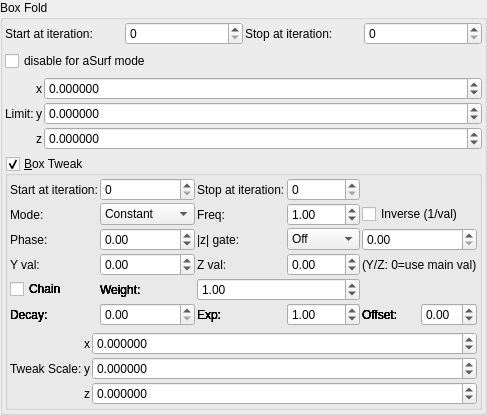
    <widget class="QGroupBox" name="groupBox">
     <property name="title">
      <string>Box Fold</string>
     </property>
     <layout class="QVBoxLayout" name="verticalLayout_4">
      <property name="leftMargin">
       <number>2</number>
      </property>
      <property name="topMargin">
       <number>2</number>
      </property>
      <property name="rightMargin">
       <number>2</number>
      </property>
      <property name="bottomMargin">
       <number>2</number>
      </property>
      <item>
       <layout class="QGridLayout" name="gridLayout_79">
        <property name="spacing">
         <number>2</number>
        </property>
        <item row="2" column="3">
         <widget class="MySpinBox" name="spinboxInt_transf_stop_iterations_A">
          <property name="sizePolicy">
           <sizepolicy hsizetype="Preferred" vsizetype="Maximum">
            <horstretch>0</horstretch>
            <verstretch>0</verstretch>
           </sizepolicy>
          </property>
          <property name="maximum">
           <number>999</number>
          </property>
         </widget>
        </item>
        <item row="2" column="1">
         <widget class="MySpinBox" name="spinboxInt_transf_start_iterations_A">
          <property name="sizePolicy">
           <sizepolicy hsizetype="Minimum" vsizetype="Maximum">
            <horstretch>0</horstretch>
            <verstretch>0</verstretch>
           </sizepolicy>
          </property>
          <property name="minimum">
           <number>0</number>
          </property>
          <property name="maximum">
           <number>999</number>
          </property>
          <property name="value">
           <number>0</number>
          </property>
         </widget>
        </item>
        <item row="2" column="2">
         <widget class="QLabel" name="label_51">
          <property name="text">
           <string>Stop at iteration:</string>
          </property>
         </widget>
        </item>
        <item row="2" column="0">
         <widget class="QLabel" name="label_71">
          <property name="text">
           <string>Start at iteration:</string>
          </property>
         </widget>
        </item>
       </layout>
      </item>
      <item>
       <widget class="MyCheckBox" name="checkBox_transf_function_enabled">
        <property name="text">
         <string notr="true">disable for aSurf mode</string>
        </property>
       </widget>
      </item>
      <item>
       <layout class="QGridLayout" name="gridLayout_64" columnstretch="0,0,0,1">
        <property name="spacing">
         <number>2</number>
        </property>
        <item row="3" column="2">
         <widget class="QLabel" name="label_124">
          <property name="text">
           <string notr="true">z</string>
          </property>
         </widget>
        </item>
        <item row="1" column="2">
         <widget class="QLabel" name="label_123">
          <property name="text">
           <string notr="true">x</string>
          </property>
         </widget>
        </item>
        <item row="1" column="3">
         <widget class="MyDoubleSpinBox" name="spinbox3_transf_addition_constant_111_x">
          <property name="sizePolicy">
           <sizepolicy hsizetype="Minimum" vsizetype="Maximum">
            <horstretch>0</horstretch>
            <verstretch>0</verstretch>
           </sizepolicy>
          </property>
          <property name="prefix">
           <string/>
          </property>
          <property name="decimals">
           <number>6</number>
          </property>
          <property name="minimum">
           <double>-99.989999999999995</double>
          </property>
          <property name="singleStep">
           <double>0.100000000000000</double>
          </property>
         </widget>
        </item>
        <item row="2" column="3">
         <widget class="MyDoubleSpinBox" name="spinbox3_transf_addition_constant_111_y">
          <property name="sizePolicy">
           <sizepolicy hsizetype="Minimum" vsizetype="Maximum">
            <horstretch>0</horstretch>
            <verstretch>0</verstretch>
           </sizepolicy>
          </property>
          <property name="decimals">
           <number>6</number>
          </property>
          <property name="minimum">
           <double>-99.989999999999995</double>
          </property>
          <property name="maximum">
           <double>99.989999999999995</double>
          </property>
          <property name="singleStep">
           <double>0.100000000000000</double>
          </property>
         </widget>
        </item>
        <item row="2" column="2">
         <widget class="QLabel" name="label_122">
          <property name="text">
           <string notr="true">y</string>
          </property>
         </widget>
        </item>
        <item row="3" column="3">
         <widget class="MyDoubleSpinBox" name="spinbox3_transf_addition_constant_111_z">
          <property name="sizePolicy">
           <sizepolicy hsizetype="Minimum" vsizetype="Maximum">
            <horstretch>0</horstretch>
            <verstretch>0</verstretch>
           </sizepolicy>
          </property>
          <property name="decimals">
           <number>6</number>
          </property>
          <property name="minimum">
           <double>-99.989999999999995</double>
          </property>
          <property name="maximum">
           <double>99.989999999999995</double>
          </property>
          <property name="singleStep">
           <double>0.100000000000000</double>
          </property>
         </widget>
        </item>
        <item row="2" column="1">
         <widget class="QLabel" name="label_257">
          <property name="text">
           <string>Limit:</string>
          </property>
         </widget>
        </item>
       </layout>
      </item>
      <item>
       <widget class="MyGroupBox" name="groupCheck_transf_function_enabled_false">
        <property name="font">
         <font>
          <weight>50</weight>
          <bold>false</bold>
         </font>
        </property>
        <property name="title">
         <string>&amp;Box Tweak</string>
        </property>
        <property name="checkable">
         <bool>true</bool>
        </property>
        <layout class="QVBoxLayout" name="verticalLayout_5">
         <property name="leftMargin">
          <number>2</number>
         </property>
         <property name="topMargin">
          <number>2</number>
         </property>
         <property name="rightMargin">
          <number>2</number>
         </property>
         <property name="bottomMargin">
          <number>2</number>
         </property>
         <item>
          <layout class="QGridLayout" name="gridLayout_73">
           <property name="spacing">
            <number>2</number>
           </property>
           <item row="0" column="1">
            <widget class="MySpinBox" name="spinboxInt_transf_multiplier_start_iter_3">
             <property name="sizePolicy">
              <sizepolicy hsizetype="Minimum" vsizetype="Maximum">
               <horstretch>0</horstretch>
               <verstretch>0</verstretch>
              </sizepolicy>
             </property>
             <property name="maximum">
              <number>999</number>
             </property>
            </widget>
           </item>
           <item row="0" column="0">
            <widget class="QLabel" name="label_272">
             <property name="text">
              <string>Start at iteration:</string>
             </property>
            </widget>
           </item>
           <item row="0" column="2">
            <widget class="QLabel" name="label_271">
             <property name="text">
              <string>Stop at iteration:</string>
             </property>
            </widget>
           </item>
           <item row="0" column="3">
            <widget class="MySpinBox" name="spinboxInt_transf_multiplier_stop_iter_31">
             <property name="sizePolicy">
              <sizepolicy hsizetype="Minimum" vsizetype="Maximum">
               <horstretch>0</horstretch>
               <verstretch>0</verstretch>
              </sizepolicy>
             </property>
             <property name="maximum">
              <number>999</number>
             </property>
            </widget>
           </item>
      <item row="1" column="0">
       <widget class="QLabel"><property name="text"><string>Mode:</string></property></widget>
      </item>
      <item row="1" column="1">
       <widget class="MyComboBox" name="comboBox_transf_multiplier_value_mode_3">
        <item><property name="text"><string notr="true">Constant</string></property></item>
        <item><property name="text"><string notr="true">Sine</string></property></item>
        <item><property name="text"><string notr="true">Ramp</string></property></item>
        <item><property name="text"><string notr="true">Exponential</string></property></item>
        <item><property name="text"><string notr="true">Triangle</string></property></item>
        <item><property name="text"><string notr="true">Square</string></property></item>
        <item><property name="text"><string notr="true">Smoothstep</string></property></item>
        <item><property name="text"><string notr="true">Noise</string></property></item>
        <item><property name="text"><string notr="true">Ping-pong</string></property></item>
        <item><property name="text"><string notr="true">Stepped</string></property></item>
       </widget>
      </item>
      <item row="1" column="2">
       <widget class="QLabel"><property name="text"><string>Freq:</string></property></widget>
      </item>
      <item row="1" column="3">
       <widget class="MyDoubleSpinBox" name="spinbox_transf_multiplier_frequency_3">
        <property name="minimum"><double>0.01</double></property><property name="maximum"><double>100.0</double></property>
        <property name="singleStep"><double>0.1</double></property><property name="value"><double>1.0</double></property>
       </widget>
      </item>
      <item row="1" column="4" colspan="2">
       <widget class="MyCheckBox" name="checkBox_transf_multiplier_inverse_3">
        <property name="text"><string>Inverse (1/val)</string></property>
       </widget>
      </item>
      <item row="2" column="0">
       <widget class="QLabel"><property name="text"><string>Phase:</string></property></widget>
      </item>
      <item row="2" column="1">
       <widget class="MyDoubleSpinBox" name="spinbox_transf_multiplier_phase_3">
        <property name="minimum"><double>-10.0</double></property><property name="maximum"><double>10.0</double></property>
        <property name="singleStep"><double>0.1</double></property><property name="value"><double>0.0</double></property>
       </widget>
      </item>
      <item row="2" column="2">
       <widget class="QLabel"><property name="text"><string>|z| gate:</string></property></widget>
      </item>
      <item row="2" column="3">
       <widget class="MyComboBox" name="comboBox_transf_multiplier_threshold_mode_3">
        <item><property name="text"><string notr="true">Off</string></property></item>
        <item><property name="text"><string notr="true">&gt; thresh</string></property></item>
        <item><property name="text"><string notr="true">&lt; thresh</string></property></item>
       </widget>
      </item>
      <item row="2" column="4" colspan="2">
       <widget class="MyDoubleSpinBox" name="spinbox_transf_multiplier_threshold_3">
        <property name="minimum"><double>0.0</double></property><property name="maximum"><double>1000.0</double></property>
        <property name="singleStep"><double>0.1</double></property><property name="value"><double>0.0</double></property>
       </widget>
      </item>
      <item row="3" column="0">
       <widget class="QLabel"><property name="text"><string>Y val:</string></property></widget>
      </item>
      <item row="3" column="1">
       <widget class="MyDoubleSpinBox" name="spinbox_transf_multiplier_scale_y_3">
        <property name="minimum"><double>-100.0</double></property><property name="maximum"><double>100.0</double></property>
        <property name="singleStep"><double>0.01</double></property><property name="value"><double>0.0</double></property>
       </widget>
      </item>
      <item row="3" column="2">
       <widget class="QLabel"><property name="text"><string>Z val:</string></property></widget>
      </item>
      <item row="3" column="3">
       <widget class="MyDoubleSpinBox" name="spinbox_transf_multiplier_scale_z_3">
        <property name="minimum"><double>-100.0</double></property><property name="maximum"><double>100.0</double></property>
        <property name="singleStep"><double>0.01</double></property><property name="value"><double>0.0</double></property>
       </widget>
      </item>
      <item row="3" column="4" colspan="2">
       <widget class="QLabel"><property name="text"><string notr="true">(Y/Z: 0=use main val)</string></property></widget>
      </item>
      <item row="4" column="0">
       <widget class="MyCheckBox" name="checkBox_transf_multiplier_chain_5">
        <property name="text"><string>Chain</string></property>
       </widget>
      </item>
      <item row="4" column="1">
       <widget class="QLabel"><property name="text"><string>Weight:</string></property></widget>
      </item>
      <item row="4" column="2" colspan="2">
       <widget class="MyDoubleSpinBox" name="spinbox_transf_multiplier_weight_5">
        <property name="minimum"><double>0.0</double></property><property name="maximum"><double>10.0</double></property>
        <property name="singleStep"><double>0.1</double></property><property name="value"><double>1.0</double></property>
       </widget>
      </item>
      <item row="5" column="0">
       <widget class="QLabel"><property name="text"><string>Decay:</string></property></widget>
      </item>
      <item row="5" column="1">
       <widget class="MyDoubleSpinBox" name="spinbox_transf_multiplier_decay_5">
        <property name="minimum"><double>0.0</double></property><property name="maximum"><double>5.0</double></property>
        <property name="singleStep"><double>0.1</double></property><property name="value"><double>0.0</double></property>
       </widget>
      </item>
      <item row="5" column="2">
       <widget class="QLabel"><property name="text"><string>Exp:</string></property></widget>
      </item>
      <item row="5" column="3">
       <widget class="MyDoubleSpinBox" name="spinbox_transf_multiplier_exponent_5">
        <property name="minimum"><double>0.1</double></property><property name="maximum"><double>10.0</double></property>
        <property name="singleStep"><double>0.1</double></property><property name="value"><double>1.0</double></property>
       </widget>
      </item>
      <item row="5" column="4">
       <widget class="QLabel"><property name="text"><string>Offset:</string></property></widget>
      </item>
      <item row="5" column="5">
       <widget class="MyDoubleSpinBox" name="spinbox_transf_multiplier_offset_5">
        <property name="minimum"><double>-5.0</double></property><property name="maximum"><double>5.0</double></property>
        <property name="singleStep"><double>0.05</double></property><property name="value"><double>0.0</double></property>
       </widget>
      </item>
      <item row="4" column="0">
       <widget class="MyCheckBox" name="checkBox_transf_multiplier_chain_4">
        <property name="text"><string>Chain</string></property>
       </widget>
      </item>
      <item row="4" column="1">
       <widget class="QLabel"><property name="text"><string>Weight:</string></property></widget>
      </item>
      <item row="4" column="2" colspan="2">
       <widget class="MyDoubleSpinBox" name="spinbox_transf_multiplier_weight_4">
        <property name="minimum"><double>0.0</double></property><property name="maximum"><double>10.0</double></property>
        <property name="singleStep"><double>0.1</double></property><property name="value"><double>1.0</double></property>
       </widget>
      </item>
      <item row="5" column="0">
       <widget class="QLabel"><property name="text"><string>Decay:</string></property></widget>
      </item>
      <item row="5" column="1">
       <widget class="MyDoubleSpinBox" name="spinbox_transf_multiplier_decay_4">
        <property name="minimum"><double>0.0</double></property><property name="maximum"><double>5.0</double></property>
        <property name="singleStep"><double>0.1</double></property><property name="value"><double>0.0</double></property>
       </widget>
      </item>
      <item row="5" column="2">
       <widget class="QLabel"><property name="text"><string>Exp:</string></property></widget>
      </item>
      <item row="5" column="3">
       <widget class="MyDoubleSpinBox" name="spinbox_transf_multiplier_exponent_4">
        <property name="minimum"><double>0.1</double></property><property name="maximum"><double>10.0</double></property>
        <property name="singleStep"><double>0.1</double></property><property name="value"><double>1.0</double></property>
       </widget>
      </item>
      <item row="5" column="4">
       <widget class="QLabel"><property name="text"><string>Offset:</string></property></widget>
      </item>
      <item row="5" column="5">
       <widget class="MyDoubleSpinBox" name="spinbox_transf_multiplier_offset_4">
        <property name="minimum"><double>-5.0</double></property><property name="maximum"><double>5.0</double></property>
        <property name="singleStep"><double>0.05</double></property><property name="value"><double>0.0</double></property>
       </widget>
      </item>
      <item row="4" column="0">
       <widget class="MyCheckBox" name="checkBox_transf_multiplier_chain_3">
        <property name="text"><string>Chain</string></property>
       </widget>
      </item>
      <item row="4" column="1">
       <widget class="QLabel"><property name="text"><string>Weight:</string></property></widget>
      </item>
      <item row="4" column="2" colspan="2">
       <widget class="MyDoubleSpinBox" name="spinbox_transf_multiplier_weight_3">
        <property name="minimum"><double>0.0</double></property><property name="maximum"><double>10.0</double></property>
        <property name="singleStep"><double>0.1</double></property><property name="value"><double>1.0</double></property>
       </widget>
      </item>
      <item row="5" column="0">
       <widget class="QLabel"><property name="text"><string>Decay:</string></property></widget>
      </item>
      <item row="5" column="1">
       <widget class="MyDoubleSpinBox" name="spinbox_transf_multiplier_decay_3">
        <property name="minimum"><double>0.0</double></property><property name="maximum"><double>5.0</double></property>
        <property name="singleStep"><double>0.1</double></property><property name="value"><double>0.0</double></property>
       </widget>
      </item>
      <item row="5" column="2">
       <widget class="QLabel"><property name="text"><string>Exp:</string></property></widget>
      </item>
      <item row="5" column="3">
       <widget class="MyDoubleSpinBox" name="spinbox_transf_multiplier_exponent_3">
        <property name="minimum"><double>0.1</double></property><property name="maximum"><double>10.0</double></property>
        <property name="singleStep"><double>0.1</double></property><property name="value"><double>1.0</double></property>
       </widget>
      </item>
      <item row="5" column="4">
       <widget class="QLabel"><property name="text"><string>Offset:</string></property></widget>
      </item>
      <item row="5" column="5">
       <widget class="MyDoubleSpinBox" name="spinbox_transf_multiplier_offset_3">
        <property name="minimum"><double>-5.0</double></property><property name="maximum"><double>5.0</double></property>
        <property name="singleStep"><double>0.05</double></property><property name="value"><double>0.0</double></property>
       </widget>
      </item>
      <item row="4" column="0">
       <widget class="MyCheckBox" name="checkBox_transf_multiplier_chain_2">
        <property name="text"><string>Chain</string></property>
       </widget>
      </item>
      <item row="4" column="1">
       <widget class="QLabel"><property name="text"><string>Weight:</string></property></widget>
      </item>
      <item row="4" column="2" colspan="2">
       <widget class="MyDoubleSpinBox" name="spinbox_transf_multiplier_weight_2">
        <property name="minimum"><double>0.0</double></property><property name="maximum"><double>10.0</double></property>
        <property name="singleStep"><double>0.1</double></property><property name="value"><double>1.0</double></property>
       </widget>
      </item>
      <item row="5" column="0">
       <widget class="QLabel"><property name="text"><string>Decay:</string></property></widget>
      </item>
      <item row="5" column="1">
       <widget class="MyDoubleSpinBox" name="spinbox_transf_multiplier_decay_2">
        <property name="minimum"><double>0.0</double></property><property name="maximum"><double>5.0</double></property>
        <property name="singleStep"><double>0.1</double></property><property name="value"><double>0.0</double></property>
       </widget>
      </item>
      <item row="5" column="2">
       <widget class="QLabel"><property name="text"><string>Exp:</string></property></widget>
      </item>
      <item row="5" column="3">
       <widget class="MyDoubleSpinBox" name="spinbox_transf_multiplier_exponent_2">
        <property name="minimum"><double>0.1</double></property><property name="maximum"><double>10.0</double></property>
        <property name="singleStep"><double>0.1</double></property><property name="value"><double>1.0</double></property>
       </widget>
      </item>
      <item row="5" column="4">
       <widget class="QLabel"><property name="text"><string>Offset:</string></property></widget>
      </item>
      <item row="5" column="5">
       <widget class="MyDoubleSpinBox" name="spinbox_transf_multiplier_offset_2">
        <property name="minimum"><double>-5.0</double></property><property name="maximum"><double>5.0</double></property>
        <property name="singleStep"><double>0.05</double></property><property name="value"><double>0.0</double></property>
       </widget>
      </item>
      <item row="4" column="0">
       <widget class="MyCheckBox" name="checkBox_transf_multiplier_chain_1">
        <property name="text"><string>Chain</string></property>
       </widget>
      </item>
      <item row="4" column="1">
       <widget class="QLabel"><property name="text"><string>Weight:</string></property></widget>
      </item>
      <item row="4" column="2" colspan="2">
       <widget class="MyDoubleSpinBox" name="spinbox_transf_multiplier_weight_1">
        <property name="minimum"><double>0.0</double></property><property name="maximum"><double>10.0</double></property>
        <property name="singleStep"><double>0.1</double></property><property name="value"><double>1.0</double></property>
       </widget>
      </item>
      <item row="5" column="0">
       <widget class="QLabel"><property name="text"><string>Decay:</string></property></widget>
      </item>
      <item row="5" column="1">
       <widget class="MyDoubleSpinBox" name="spinbox_transf_multiplier_decay_1">
        <property name="minimum"><double>0.0</double></property><property name="maximum"><double>5.0</double></property>
        <property name="singleStep"><double>0.1</double></property><property name="value"><double>0.0</double></property>
       </widget>
      </item>
      <item row="5" column="2">
       <widget class="QLabel"><property name="text"><string>Exp:</string></property></widget>
      </item>
      <item row="5" column="3">
       <widget class="MyDoubleSpinBox" name="spinbox_transf_multiplier_exponent_1">
        <property name="minimum"><double>0.1</double></property><property name="maximum"><double>10.0</double></property>
        <property name="singleStep"><double>0.1</double></property><property name="value"><double>1.0</double></property>
       </widget>
      </item>
      <item row="5" column="4">
       <widget class="QLabel"><property name="text"><string>Offset:</string></property></widget>
      </item>
      <item row="5" column="5">
       <widget class="MyDoubleSpinBox" name="spinbox_transf_multiplier_offset_1">
        <property name="minimum"><double>-5.0</double></property><property name="maximum"><double>5.0</double></property>
        <property name="singleStep"><double>0.05</double></property><property name="value"><double>0.0</double></property>
       </widget>
      </item>
          </layout>
         </item>
         <item>
          <layout class="QGridLayout" name="gridLayout_5" columnstretch="0,0,1">
           <property name="spacing">
            <number>2</number>
           </property>
           <item row="2" column="1">
            <widget class="QLabel" name="label_30">
             <property name="text">
              <string notr="true">z</string>
             </property>
            </widget>
           </item>
           <item row="0" column="1">
            <widget class="QLabel" name="label_32">
             <property name="text">
              <string notr="true">x</string>
             </property>
            </widget>
           </item>
           <item row="1" column="1">
            <widget class="QLabel" name="label_33">
             <property name="text">
              <string notr="true">y</string>
             </property>
            </widget>
           </item>
           <item row="1" column="0">
            <widget class="QLabel" name="label_37">
             <property name="text">
              <string>Tweak Scale:</string>
             </property>
            </widget>
           </item>
           <item row="0" column="2">
            <widget class="MyDoubleSpinBox" name="spinbox3_transf_scale3D_000_x">
             <property name="enabled">
              <bool>true</bool>
             </property>
             <property name="sizePolicy">
              <sizepolicy hsizetype="Minimum" vsizetype="Maximum">
               <horstretch>0</horstretch>
               <verstretch>0</verstretch>
              </sizepolicy>
             </property>
             <property name="decimals">
              <number>6</number>
             </property>
             <property name="minimum">
              <double>-99.989999999999995</double>
             </property>
             <property name="maximum">
              <double>99.989999999999995</double>
             </property>
             <property name="singleStep">
              <double>0.100000000000000</double>
             </property>
            </widget>
           </item>
           <item row="1" column="2">
            <widget class="MyDoubleSpinBox" name="spinbox3_transf_scale3D_000_y">
             <property name="enabled">
              <bool>true</bool>
             </property>
             <property name="sizePolicy">
              <sizepolicy hsizetype="Minimum" vsizetype="Maximum">
               <horstretch>0</horstretch>
               <verstretch>0</verstretch>
              </sizepolicy>
             </property>
             <property name="decimals">
              <number>6</number>
             </property>
             <property name="minimum">
              <double>-99.989999999999995</double>
             </property>
             <property name="maximum">
              <double>99.989999999999995</double>
             </property>
             <property name="singleStep">
              <double>0.100000000000000</double>
             </property>
            </widget>
           </item>
           <item row="2" column="2">
            <widget class="MyDoubleSpinBox" name="spinbox3_transf_scale3D_000_z">
             <property name="enabled">
              <bool>true</bool>
             </property>
             <property name="sizePolicy">
              <sizepolicy hsizetype="Minimum" vsizetype="Maximum">
               <horstretch>0</horstretch>
               <verstretch>0</verstretch>
              </sizepolicy>
             </property>
             <property name="decimals">
              <number>6</number>
             </property>
             <property name="minimum">
              <double>-99.989999999999995</double>
             </property>
             <property name="maximum">
              <double>99.989999999999995</double>
             </property>
             <property name="singleStep">
              <double>0.100000000000000</double>
             </property>
            </widget>
           </item>
          </layout>
         </item>
        </layout>
       </widget>
      </item>
     </layout>
    </widget>
